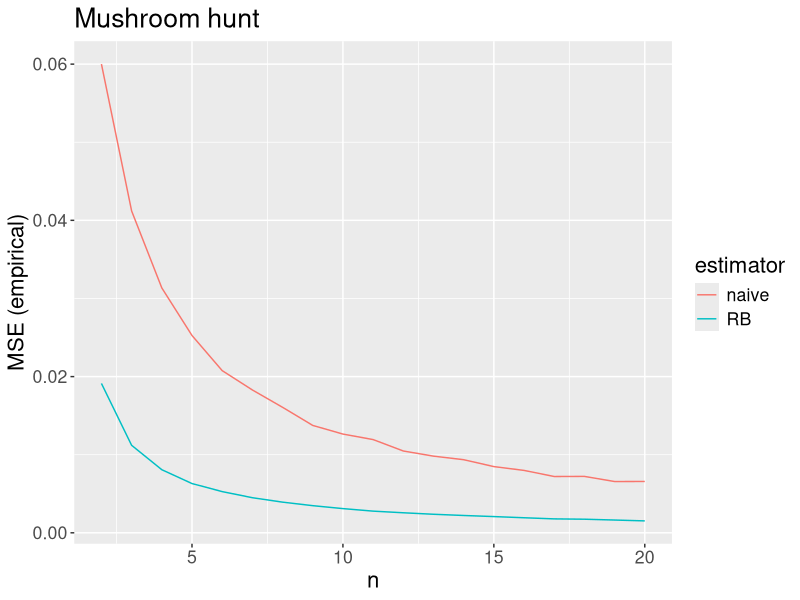

Write the R code that produced this figure.
## ---- chunk 1
library(tidyverse)
set.seed(311)
theta <- 3
p_true <- exp(-theta) * theta
n_vec <- 2:20
B <- 5000
df_ls <- list()
for(l in 1:length(n_vec)){
  n <- n_vec[l]
  p_hat_naive_vec <- p_hat_rb_vec <- rep(NA,B)
  for(i in 1:B){
    samps <- rpois(n, theta)
    t <- sum(samps)
    p_hat_naive_vec[i] <- sum(samps == 1) / n
    p_hat_rb_vec[i] <-  t/n * (1-1/n)^(t - 1)
    
  }
  mse_naive <- mean( (p_hat_naive_vec -p_true)^2)
  mse_rb <- mean( (p_hat_rb_vec -p_true)^2)
  df_ls[[l]] <- data.frame(n, naive= mse_naive, RB = mse_rb)
}

do.call(rbind, df_ls) |>
  pivot_longer(cols = c(2:3), names_to = "estimator", values_to = "MSE") |>
  ggplot(aes(x = n, y = MSE, col = estimator)) +
  geom_line() +
  labs(y = "MSE (empirical)", title = "Mushroom hunt") +
  theme(text = element_text(size = 16)) 
